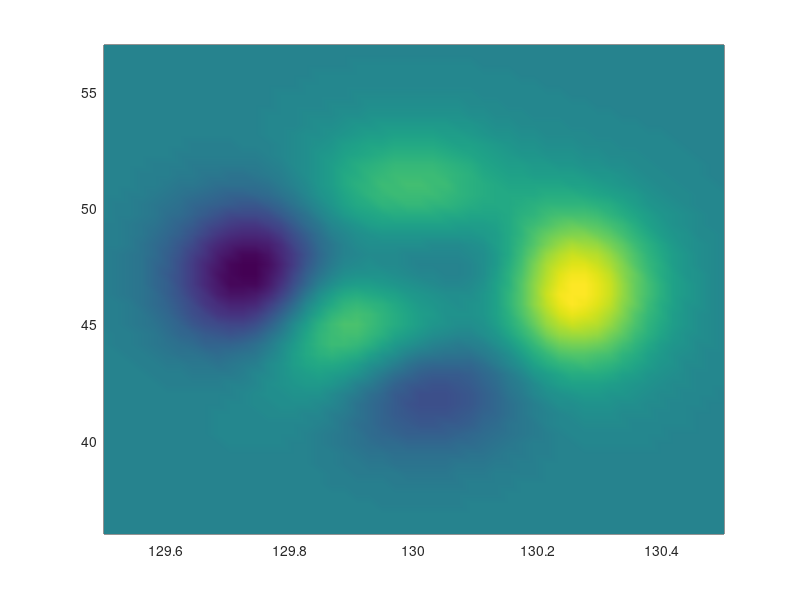

MATLAB code to generate this figure: (Note: this script raises an error after producing the figure.)
clc;clear;

% 문제 설정
g = 9.8;
R = 6400000;
omega = 2*pi/(24*60*60);
eta = peaks(50)/100;

% 공간 격자 설정
x = linspace(129.5, 130.5, 50);
y = linspace(36, 57, 50);
[x, y] = meshgrid(x, y);
x = x';
y = y';

% 전향력 계수 계산
f = 2*omega*sind(y);

% 해면 고도 가시화
pcolor(x, y, eta)
shading interp
set(gcf, 'Renderer', 'Zbuffer')
colorbar

u = zeros(size(eta));
v = zeros(size(eta));

% 수치적 방법의 지형류 계산
for i=2:size(x, 2)-1
    for j=2:size(y,1)-1

        dx = (x(i+1,j)-x(i-1,j))*(R*cosd(y(i,j))*pi/180);
        dy = (y(i,j+1)-y(i,j-1))*(R*pi/180);
        u(i,j) = -g/f(i,j)*(eta(i,j+1)-eta(i,j-1))/dy;
        v(i,j) = g/f(i,j)*(eta(i+1,j)-eta(i-1,j))/dx;
    end
end

% 지형류 가시화
hold on
quiver(x, y, u, v, 2, 'k')